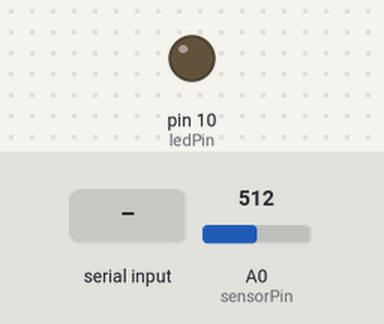
A sketch run on a simulated Arduino Uno, built with avr-gcc and run on an emulated ATmega328P. On the bench: output pins drawn as LEDs (lit = HIGH). Inputs (shaded band) come from the test bench; at power-on: A0 (sensorPin) = 512. What the sketch prints to the serial monitor is not drawn.

Above: at 1.2 s.
1.3 s: byte 30 received over Serial
At 2.3 s:
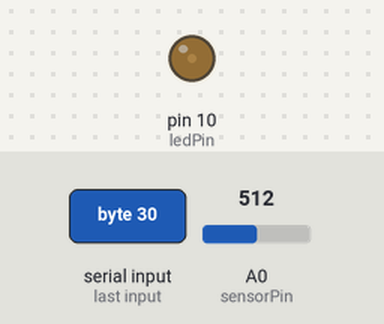
2.8 s: byte 90 received over Serial
At 4.0 s:
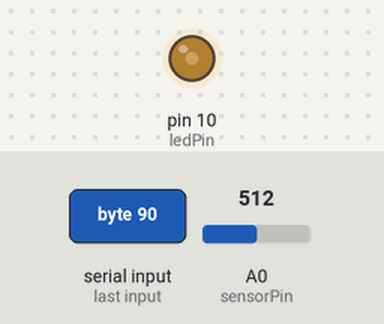
Timing chart, 0 to 5.8 s (numbered marks = the images above; inputs shaded):
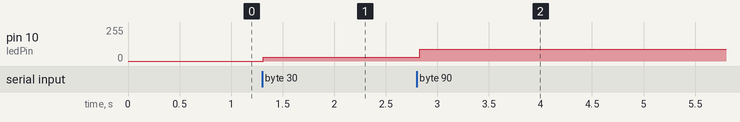

The sketch:

DABM_LAB_4.ino
```cpp
int ledPin = 10;
char serialData;
const int sensorPin = A0;
float ilumination = 0.0;
int brightness;

void setup() {
  // put your setup code here, to run once:
  Serial.begin(9600);
  pinMode(ledPin,OUTPUT);
}

void loop() {
  // put your main code here, to run repeatedly:
  int sensorValue = analogRead(sensorPin); //lee el valor analogico del sensor
  ilumination = (5.0 * sensorValue) / 1024.0; //Convierte el valor leido
  Serial.println(ilumination); //imprime el valor de la temperatura puerto serial

  if (Serial.available()){
    brightness = Serial.read();
    analogWrite(ledPin,brightness);
  }
  delay(50); //espera para leer de nuevo
}
```

Measured:
- after the input at 1.3 s, pin 10 (ledPin): 0/255 → 30/255 at once
- after the input at 2.8 s, pin 10 (ledPin): 30/255 → 90/255 at once
